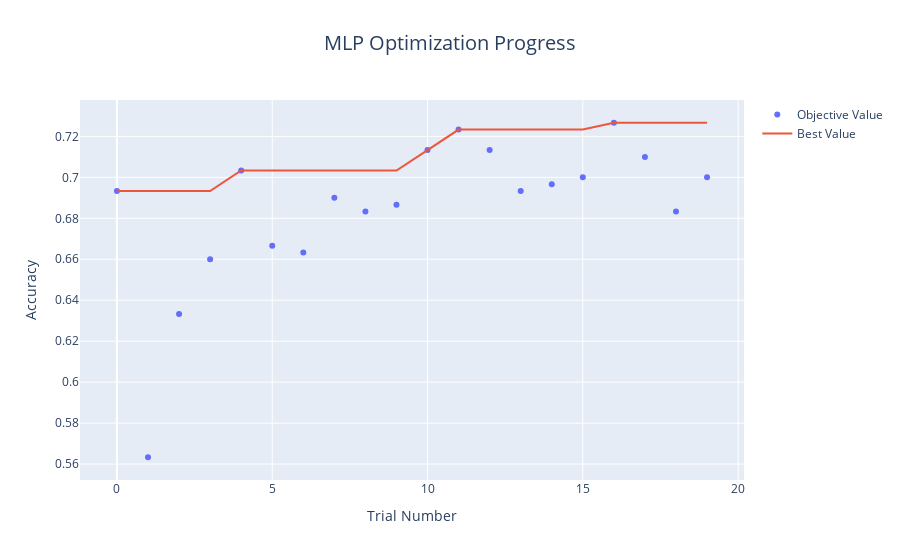

Notebook code for this chart:
### Code cell
fig = plot_optimization_history(study)
fig.update_layout(
    title_text="MLP Optimization Progress",  
    title_x=0.5,  
    title_font_size=20,  
    xaxis_title="Trial Number",  
    yaxis_title="Accuracy"
)
fig.show()

### Figure 1 — Plotly figure (JSON) as saved in the notebook; plotly's stock layout.template omitted (floating-point values rounded to 4 significant figures)
{"data": [{"mode": "markers", "name": "Objective Value", "type": "scatter", "x": [0, 1, 2, 3, 4, 5, 6, 7, 8, 9, 10, 11, 12, 13, 14, 15, 16, 17, 18, 19], "y": [0.6933, 0.5633, 0.6333, 0.66, 0.7033, 0.6667, 0.6633, 0.69, 0.6833, 0.6867, 0.7133, 0.7233, 0.7133, 0.6933, 0.6967, 0.7, 0.7267, 0.71, 0.6833, 0.7]}, {"mode": "lines", "name": "Best Value", "type": "scatter", "x": [0, 1, 2, 3, 4, 5, 6, 7, 8, 9, 10, 11, 12, 13, 14, 15, 16, 17, 18, 19], "y": [0.6933, 0.6933, 0.6933, 0.6933, 0.7033, 0.7033, 0.7033, 0.7033, 0.7033, 0.7033, 0.7133, 0.7233, 0.7233, 0.7233, 0.7233, 0.7233, 0.7267, 0.7267, 0.7267, 0.7267]}, {"marker": {"color": "#cccccc"}, "mode": "markers", "name": "Infeasible Trial", "showlegend": false, "type": "scatter", "x": [], "y": []}], "layout": {"title": {"font": {"size": 20}, "text": "MLP Optimization Progress", "x": 0.5}, "xaxis": {"title": {"text": "Trial Number"}}, "yaxis": {"title": {"text": "Accuracy"}}}}
